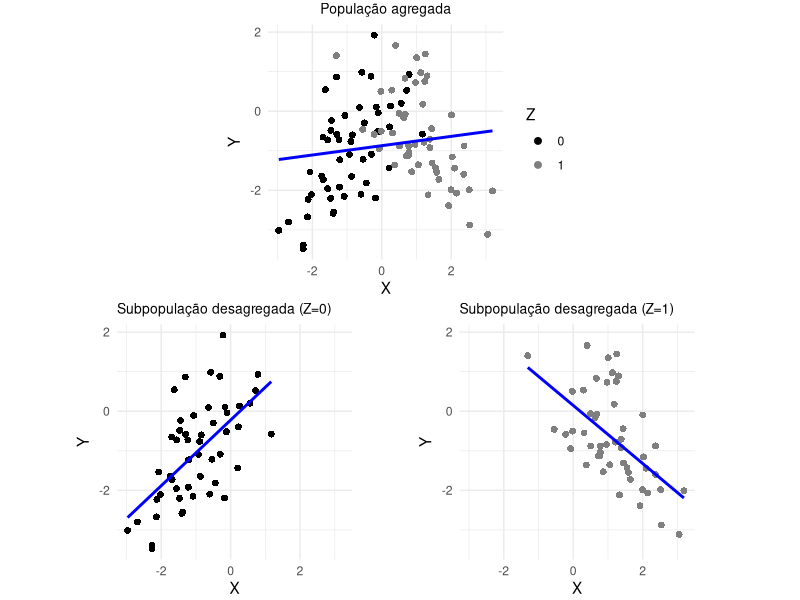

Write R code to recreate this figure.
# Define global shapes and colors
global_shapes <- c(16, 16)  # Circle and triangle
global_colors <- c("black", "gray50")  # Black and gray

# Function to generate data
generate_data <- function(n, r1, r2) {
  x <- c(rnorm(n / 2, mean = -1), rnorm(n / 2, mean = 1))
  y <- r1 * x + rnorm(n)
  
  # Introduce a third variable z that acts as a confounding variable
  z <- rep(c(0, 1), each = n / 2)
  y[z == 1] <- r2 * x[z == 1] + rnorm(sum(z))
  
  data.frame(x = x, y = y, z = z)
}

# Generate data
set.seed(123)
n <- 100
r1 <- 0.8
r2 <- -0.6
data <- generate_data(n, r1, r2)

# Calculate correlation coefficients
cor_aggregated <- cor(data$x, data$y)
cor_disaggregated <- by(data, data$z, function(df)
  cor(df$x, df$y))

# Define the limits for x and y axes
x_limits <- range(data$x)
y_limits <- range(data$y)

# Plot for aggregated trend
aggregated_plot <- ggplot2::ggplot(data, ggplot2::aes(x = x, y = y, color = factor(z)), shape = global_shapes) +
  ggplot2::geom_point(size = 2, shape = ifelse(data$z == 0, 16, 16)) +
  ggplot2::geom_smooth(
    method = "lm",
    se = FALSE,
    ggplot2::aes(group = 1),
    color = "blue"
  ) +
  ggplot2::labs(
    title = "População agregada",
    x = "X",
    y = "Y",
    color = "Z"
  ) +
  ggplot2::scale_color_manual(values = global_colors) +
  ggplot2::theme_minimal() +
  ggplot2::xlim(x_limits) +
  ggplot2::ylim(y_limits) +
  ggplot2::theme(
    aspect.ratio = 1,
    legend.position = "right",
    plot.title = ggplot2::element_text(hjust = 0.5, size = 10)
  )

# Plot for disaggregated trends
disaggregated_plots <- lapply(unique(data$z), function(z_value) {
  ggplot2::ggplot(data[data$z == z_value, ], ggplot2::aes(x = x, y = y, color = factor(z))) +
    ggplot2::geom_point(
      size = 2,
      shape = ifelse(z_value == 0, 16, 16),
      color = ifelse(z_value == 0, "black", "gray50")
    ) +
    ggplot2::geom_smooth(
      method = "lm",
      se = FALSE,
      ggplot2::aes(group = 1),
      color = "blue"
    ) +
    ggplot2::labs(
      title = paste("Subpopulação desagregada (Z=", z_value, ")", sep = ""),
      x = "X",
      y = "Y"
    ) +
    ggplot2::scale_color_manual(values = global_colors) +
    ggplot2::theme_minimal() +
    ggplot2::xlim(x_limits) +
    ggplot2::ylim(y_limits) +
    ggplot2::theme(
      aspect.ratio = 1,
      plot.title = ggplot2::element_text(size = 10)
    )
})

aggregated_plot <- aggregated_plot + 
  ggplot2::theme(plot.margin = ggplot2::margin(2, 2, 2, 2))

disaggregated_plots <- lapply(disaggregated_plots, function(p) {
  p + ggplot2::theme(plot.margin = ggplot2::margin(2, 2, 2, 2))
})

# Arrange plots
cowplot::plot_grid(
  aggregated_plot,
  cowplot::plot_grid(plotlist = disaggregated_plots, align = "v"),
  ncol = 1,
  align = "v",
  axis = "lr"
)
